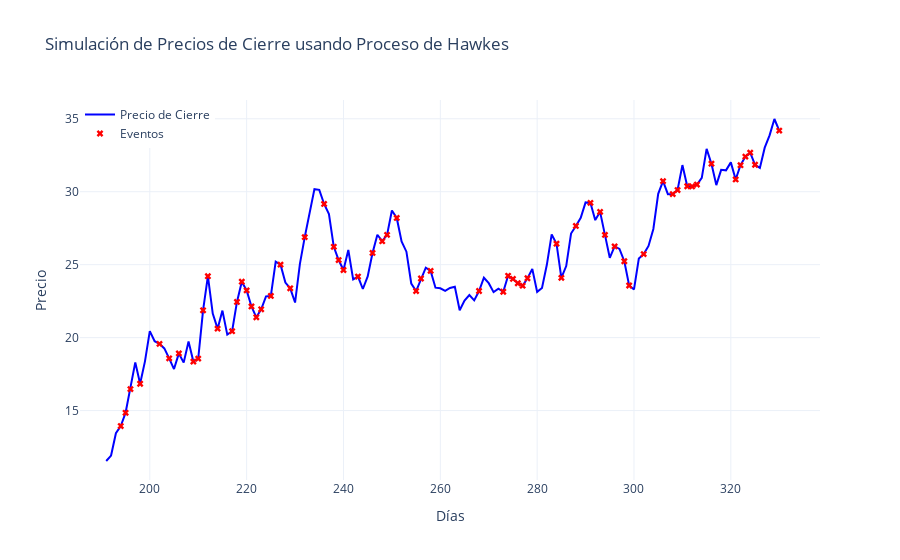

This figure's notebook cell:
### Code cell
import numpy as np
import plotly.graph_objs as go
import plotly.express as px

def funcion_intensidad(mu, alpha, beta, eventos, tiempos):
    # Calculate the current intensity of the Hawkes process
    return mu + alpha * np.sum(eventos * np.exp(-beta * (len(eventos) + 1 - tiempos)))

def simulated_hawkes_closing_prices(eventos, lambda_0, alpha, beta, initial_price, daily_volatility, num_days=30):
    number_events = len(eventos)
    
    eventos_historicos = list(eventos)  # Convert to list for modifiability

    # Create an array of times for historical events
    historical_times = np.arange(1, number_events + 1)

    # List to store closing prices
    prices = [initial_price]

    current_intensity = lambda_0  # Current intensity
    
    simulated_events = np.zeros(1)
    
    for i in range(1, num_days + 1):
        # Update the historical times by adding the new time
        historical_times = np.append(historical_times, number_events + i)

        P = 1 - np.exp(-current_intensity)
        
        price_change = 0  # Initialize price change for the day
        
        if np.random.uniform() < P:
            eventos_historicos.append(1)
            # Calculate price change based on the number of events
            event_price_change = np.random.normal(loc=0, scale=daily_volatility)
            price_change += event_price_change
            simulated_events = np.append(simulated_events, 1)
        else:
            simulated_events = np.append(simulated_events, 0)
            eventos_historicos.append(0)

        # Update the current intensity of the Hawkes process
        current_intensity = funcion_intensidad(lambda_0, alpha, beta, eventos_historicos, historical_times)
        
        price_change += np.random.normal(loc=0, scale=daily_volatility)
        new_price = prices[-1] + price_change
        prices.append(new_price)

    # Times from 1 to num_days to match prices length
    times = np.arange(1, num_days + 1) + number_events

    return times, prices, simulated_events

# Model parameters
lambda_0 = 0.5  # Base intensity
alpha = 0.8     # Event impact
beta = 1.5      # Decay rate
initial_price = 10  # Initial price
daily_volatility = 1  # Daily volatility
num_days = 140  # Number of days

# Initialize the events list
events = eventos_si_no  # Example initialization, replace with your actual 'eventos_si_no'

# Simulation
times, prices, simulated_events = simulated_hawkes_closing_prices(events, lambda_0, alpha, beta, initial_price, daily_volatility, num_days)

# Create Plotly plot
fig = go.Figure()

# Add the closing prices line plot
fig.add_trace(go.Scatter(
    x=times,
    y=prices[1:],  # Skip the initial price to match the time series length
    mode='lines',
    name='Precio de Cierre',
    line=dict(color='blue')
))

# Identify the times of events (where the events are 1)
event_times = [i + 1 for i, e in enumerate(simulated_events) if e == 1 and i < num_days]  # Adjust index to match times

# Add the scatter plot for events
fig.add_trace(go.Scatter(
    x=np.array(event_times) + len(events),
    y=[prices[i] for i in event_times],
    mode='markers',
    name='Eventos',
    marker=dict(color='red', symbol='x')
))

# Update the layout
fig.update_layout(
    title='Simulación de Precios de Cierre usando Proceso de Hawkes',
    xaxis_title='Días',
    yaxis_title='Precio',
    legend=dict(x=0, y=1),
    template='plotly_white'
)

# Show the plot
fig.show()

### Figure 1 — Plotly figure (JSON) as saved in the notebook; plotly's stock layout.template omitted (floating-point values rounded to 4 significant figures; data arrays with more than 128 entries replaced by an {"elided": "..."} marker saying what was removed)
{"data": [{"line": {"color": "blue"}, "mode": "lines", "name": "Precio de Cierre", "type": "scatter", "x": {"elided": "140 int values"}, "y": {"elided": "140 float values"}}, {"marker": {"color": "red", "symbol": "x"}, "mode": "markers", "name": "Eventos", "type": "scatter", "x": [194, 195, 196, 198, 202, 204, 206, 209, 210, 211, 212, 214, 217, 218, 219, 220, 221, 222, 223, 225, 227, 229, 232, 236, 238, 239, 240, 243, 246, 248, 249, 251, 255, 256, 258, 268, 273, 274, 275, 276, 277, 278, 284, 285, 288, 291, 293, 294, 296, 298, 299, 302, 306, 308, 309, 311, 312, 313, 316, 321, 322, 323, 324, 325, 330], "y": [13.94, 14.85, 16.47, 16.84, 19.57, 18.58, 18.92, 18.36, 18.56, 21.87, 24.21, 20.62, 20.44, 22.45, 23.83, 23.24, 22.14, 21.39, 21.94, 22.86, 25.0, 23.38, 26.89, 29.16, 26.23, 25.32, 24.64, 24.19, 25.8, 26.61, 27.05, 28.2, 23.19, 24.05, 24.58, 23.2, 23.15, 24.24, 24.03, 23.73, 23.56, 24.07, 26.44, 24.1, 27.66, 29.24, 28.62, 27.04, 26.25, 25.23, 23.57, 25.72, 30.73, 29.84, 30.12, 30.37, 30.36, 30.49, 31.92, 30.84, 31.82, 32.41, 32.68, 31.85, 34.19]}], "layout": {"legend": {"x": 0, "y": 1}, "title": {"text": "Simulación de Precios de Cierre usando Proceso de Hawkes"}, "xaxis": {"title": {"text": "Días"}}, "yaxis": {"title": {"text": "Precio"}}}}
